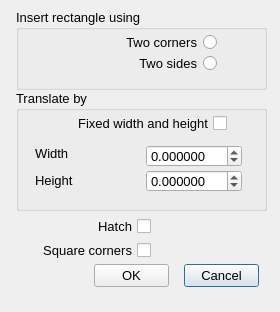
<?xml version="1.0" encoding="UTF-8"?>
<ui version="4.0">
 <class>Rectangle_Dialog</class>
 <widget class="QDialog" name="Rectangle_Dialog">
  <property name="geometry">
   <rect>
    <x>0</x>
    <y>0</y>
    <width>280</width>
    <height>312</height>
   </rect>
  </property>
  <property name="minimumSize">
   <size>
    <width>280</width>
    <height>312</height>
   </size>
  </property>
  <property name="maximumSize">
   <size>
    <width>280</width>
    <height>312</height>
   </size>
  </property>
  <property name="font">
   <font>
    <pointsize>10</pointsize>
   </font>
  </property>
  <property name="windowTitle">
   <string>Rectangle options</string>
  </property>
  <widget class="QPushButton" name="_2">
   <property name="geometry">
    <rect>
     <x>184</x>
     <y>264</y>
     <width>75</width>
     <height>23</height>
    </rect>
   </property>
   <property name="text">
    <string>Cancel</string>
   </property>
  </widget>
  <widget class="QPushButton" name="_1">
   <property name="geometry">
    <rect>
     <x>94</x>
     <y>264</y>
     <width>75</width>
     <height>23</height>
    </rect>
   </property>
   <property name="text">
    <string>OK</string>
   </property>
  </widget>
  <widget class="QGroupBox" name="groupBox">
   <property name="geometry">
    <rect>
     <x>16</x>
     <y>9</y>
     <width>251</width>
     <height>81</height>
    </rect>
   </property>
   <property name="font">
    <font>
     <pointsize>10</pointsize>
    </font>
   </property>
   <property name="title">
    <string>Insert rectangle using</string>
   </property>
   <widget class="QRadioButton" name="_100">
    <property name="geometry">
     <rect>
      <x>20</x>
      <y>23</y>
      <width>181</width>
      <height>20</height>
     </rect>
    </property>
    <property name="font">
     <font>
      <pointsize>10</pointsize>
     </font>
    </property>
    <property name="layoutDirection">
     <enum>Qt::RightToLeft</enum>
    </property>
    <property name="text">
     <string>Two corners</string>
    </property>
   </widget>
   <widget class="QRadioButton" name="_101">
    <property name="geometry">
     <rect>
      <x>20</x>
      <y>44</y>
      <width>181</width>
      <height>20</height>
     </rect>
    </property>
    <property name="font">
     <font>
      <pointsize>10</pointsize>
     </font>
    </property>
    <property name="layoutDirection">
     <enum>Qt::RightToLeft</enum>
    </property>
    <property name="text">
     <string>Two sides</string>
    </property>
   </widget>
  </widget>
  <widget class="QGroupBox" name="groupBox_2">
   <property name="geometry">
    <rect>
     <x>16</x>
     <y>90</y>
     <width>251</width>
     <height>121</height>
    </rect>
   </property>
   <property name="font">
    <font>
     <pointsize>10</pointsize>
    </font>
   </property>
   <property name="title">
    <string>Translate by</string>
   </property>
   <widget class="QLabel" name="label_10">
    <property name="geometry">
     <rect>
      <x>19</x>
      <y>80</y>
      <width>91</width>
      <height>20</height>
     </rect>
    </property>
    <property name="font">
     <font>
      <pointsize>10</pointsize>
     </font>
    </property>
    <property name="text">
     <string>Height</string>
    </property>
    <property name="alignment">
     <set>Qt::AlignLeading|Qt::AlignLeft|Qt::AlignVCenter</set>
    </property>
   </widget>
   <widget class="QLabel" name="label_12">
    <property name="geometry">
     <rect>
      <x>19</x>
      <y>53</y>
      <width>91</width>
      <height>20</height>
     </rect>
    </property>
    <property name="font">
     <font>
      <pointsize>10</pointsize>
     </font>
    </property>
    <property name="text">
     <string>Width</string>
    </property>
    <property name="alignment">
     <set>Qt::AlignLeading|Qt::AlignLeft|Qt::AlignVCenter</set>
    </property>
   </widget>
   <widget class="QCheckBox" name="_102">
    <property name="enabled">
     <bool>true</bool>
    </property>
    <property name="geometry">
     <rect>
      <x>20</x>
      <y>23</y>
      <width>191</width>
      <height>20</height>
     </rect>
    </property>
    <property name="font">
     <font>
      <pointsize>10</pointsize>
     </font>
    </property>
    <property name="layoutDirection">
     <enum>Qt::RightToLeft</enum>
    </property>
    <property name="autoFillBackground">
     <bool>false</bool>
    </property>
    <property name="text">
     <string>Fixed width and height</string>
    </property>
    <property name="checkable">
     <bool>true</bool>
    </property>
    <property name="checked">
     <bool>false</bool>
    </property>
    <property name="tristate">
     <bool>false</bool>
    </property>
   </widget>
   <widget class="RCDoubleSpinBox" name="_103">
    <property name="geometry">
     <rect>
      <x>130</x>
      <y>55</y>
      <width>96</width>
      <height>22</height>
     </rect>
    </property>
    <property name="decimals">
     <number>6</number>
    </property>
    <property name="minimum">
     <double>-10000000.000000000000000</double>
    </property>
    <property name="maximum">
     <double>10000000.000000000000000</double>
    </property>
   </widget>
   <widget class="RCDoubleSpinBox" name="_104">
    <property name="geometry">
     <rect>
      <x>130</x>
      <y>80</y>
      <width>96</width>
      <height>22</height>
     </rect>
    </property>
    <property name="decimals">
     <number>6</number>
    </property>
    <property name="minimum">
     <double>-100000000.000000000000000</double>
    </property>
    <property name="maximum">
     <double>100000000.000000000000000</double>
    </property>
   </widget>
  </widget>
  <widget class="QCheckBox" name="_105">
   <property name="enabled">
    <bool>true</bool>
   </property>
   <property name="geometry">
    <rect>
     <x>10</x>
     <y>216</y>
     <width>141</width>
     <height>20</height>
    </rect>
   </property>
   <property name="font">
    <font>
     <pointsize>10</pointsize>
    </font>
   </property>
   <property name="layoutDirection">
    <enum>Qt::RightToLeft</enum>
   </property>
   <property name="autoFillBackground">
    <bool>false</bool>
   </property>
   <property name="text">
    <string>Hatch</string>
   </property>
   <property name="checkable">
    <bool>true</bool>
   </property>
   <property name="checked">
    <bool>false</bool>
   </property>
   <property name="tristate">
    <bool>false</bool>
   </property>
  </widget>
  <widget class="QCheckBox" name="_106">
   <property name="enabled">
    <bool>true</bool>
   </property>
   <property name="geometry">
    <rect>
     <x>10</x>
     <y>240</y>
     <width>141</width>
     <height>20</height>
    </rect>
   </property>
   <property name="font">
    <font>
     <pointsize>10</pointsize>
    </font>
   </property>
   <property name="layoutDirection">
    <enum>Qt::RightToLeft</enum>
   </property>
   <property name="autoFillBackground">
    <bool>false</bool>
   </property>
   <property name="text">
    <string>Square corners</string>
   </property>
   <property name="checkable">
    <bool>true</bool>
   </property>
   <property name="checked">
    <bool>false</bool>
   </property>
   <property name="tristate">
    <bool>false</bool>
   </property>
  </widget>
 </widget>
 <customwidgets>
  <customwidget>
   <class>RCDoubleSpinBox</class>
   <extends>QDoubleSpinBox</extends>
   <header>../RealCADQt/source/rcdoublespinbox.h</header>
  </customwidget>
 </customwidgets>
 <tabstops>
  <tabstop>_100</tabstop>
  <tabstop>_101</tabstop>
  <tabstop>_102</tabstop>
  <tabstop>_103</tabstop>
  <tabstop>_104</tabstop>
  <tabstop>_105</tabstop>
  <tabstop>_106</tabstop>
  <tabstop>_1</tabstop>
  <tabstop>_2</tabstop>
 </tabstops>
 <resources/>
 <connections/>
</ui>
